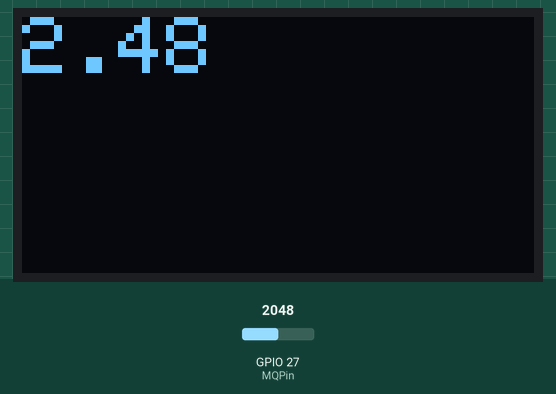
Recording of a sketch running on a simulated ESP32. Parts: 128×64 one-colour display. The test bench sets the inputs (shaded band); at power-on: GPIO 27 (MQPin) = 2048. What the sketch prints to the serial monitor is not drawn.

Above: at 1.8 s.
1.9 s: GPIO 27 (MQPin) set to 2866
At 2.4 s:
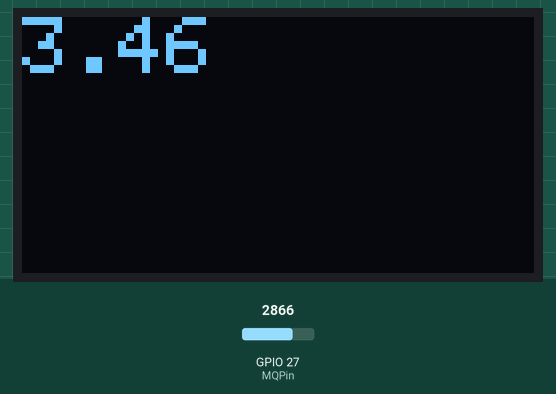
3.6 s: GPIO 27 (MQPin) set to 3603
At 4.6 s:
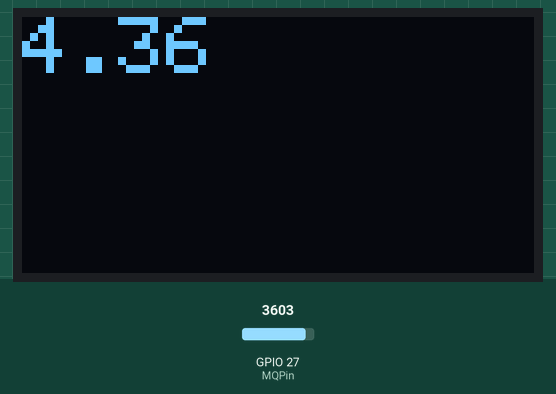
5.6 s: GPIO 27 (MQPin) set to 4095
At 6.8 s:
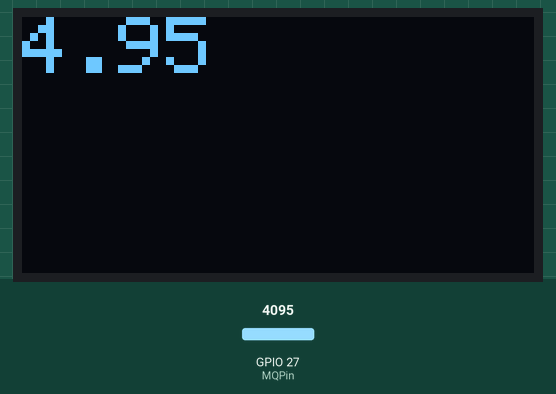
Timing chart, 0 to 8.6 s (numbered marks = the images above; inputs shaded):
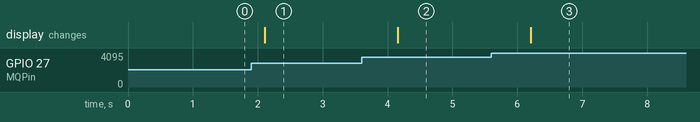

The sketch:

MQ_Display.ino
```cpp
// OLED
#include <Wire.h>
#include <Adafruit_GFX.h>
#include <Adafruit_SSD1306.h>
#define SCREEN_WIDTH 128
#define SCREEN_HEIGHT 64
#define OLED_RESET -1
Adafruit_SSD1306 display(SCREEN_WIDTH, SCREEN_HEIGHT, &Wire, OLED_RESET);
bool OLEDStatus = true;

// MQ
#define MQPin 27
float AlcoholVolt;

void setup()
{
	Serial.begin(9600);

	// OLED init
	Wire.begin(21, 22);
	if (!display.begin(SSD1306_SWITCHCAPVCC, 0x3c))
	{
		Serial.println(F("SSD1306 allocation failed"));
		OLEDStatus = false;
	}
	display.clearDisplay();
}

void loop()
{

	// Read MQ
	int ReadValue = analogRead(MQPin);
	AlcoholVolt = ReadValue * 3.3 * 1.5 / 4095;
	Serial.print("Alcohol Volt :");
	Serial.println(AlcoholVolt);

	OLED_Display();
	delay(1000);
}
void OLED_Display()
{
	// display MQ data
	display.clearDisplay();
	display.setCursor(0, 0);
	display.setTextSize(2);
	display.setTextColor(WHITE);
	display.println(AlcoholVolt);
	display.display();
}
```

Measured:
- after the input at 1.9 s, the display: changes after 0.21 s (image 1)
- after the input at 3.6 s, the display: changes after 0.56 s (image 2)
- after the input at 5.6 s, the display: changes after 0.61 s (image 3)
